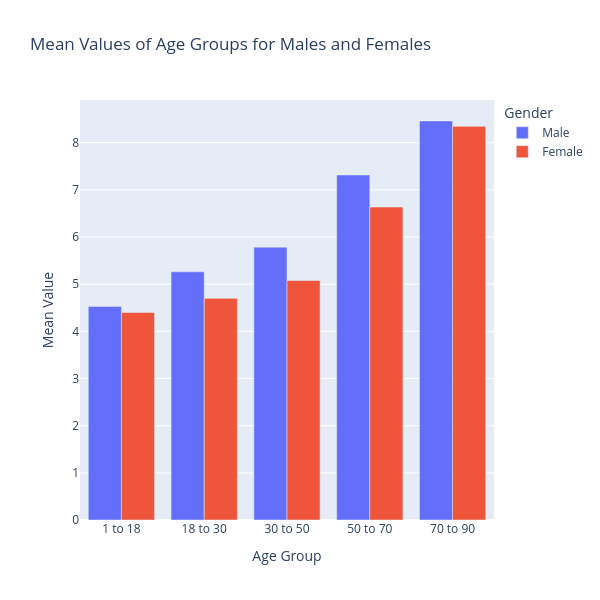

The notebook cell this image was saved under:
### Markdown cell above
## Mean values of length of stay for Males and Females

### Code cell
mean_values_male = df_male[['1 to 18', '18 to 30', '30 to 50', '50 to 70', '70 to 90']].mean()
mean_values_female = df_female[['1 to 18', '18 to 30', '30 to 50', '50 to 70', '70 to 90']].mean()
mean_df_male = pd.DataFrame({'Age Group': mean_values_male.index, 'Mean Value': mean_values_male.values, 'Gender': 'Male'})
mean_df_female = pd.DataFrame({'Age Group': mean_values_female.index, 'Mean Value': mean_values_female.values, 'Gender': 'Female'})
mean_df_combined = pd.concat([mean_df_male, mean_df_female], ignore_index=True)

fig = px.bar(mean_df_combined, x='Age Group', y='Mean Value', color='Gender', barmode='group',
             title='Mean Values of Age Groups for Males and Females',
             labels={'Mean Value': 'Mean Value', 'Age Group': 'Age Group', 'Gender': 'Gender'})

fig.update_layout(width=600,height=600)
fig.show()

### Figure 1 — Plotly figure (JSON) as saved in the notebook; plotly's stock layout.template omitted (floating-point values rounded to 4 significant figures)
{"data": [{"alignmentgroup": "True", "hovertemplate": "Gender=Male<br>Age Group=%{x}<br>Mean Value=%{y}<extra></extra>", "legendgroup": "Male", "marker": {"color": "#636efa", "pattern": {"shape": ""}}, "name": "Male", "offsetgroup": "Male", "orientation": "v", "showlegend": true, "textposition": "auto", "type": "bar", "x": ["1 to 18", "18 to 30", "30 to 50", "50 to 70", "70 to 90"], "xaxis": "x", "y": [4.527, 5.263, 5.785, 7.315, 8.46], "yaxis": "y"}, {"alignmentgroup": "True", "hovertemplate": "Gender=Female<br>Age Group=%{x}<br>Mean Value=%{y}<extra></extra>", "legendgroup": "Female", "marker": {"color": "#EF553B", "pattern": {"shape": ""}}, "name": "Female", "offsetgroup": "Female", "orientation": "v", "showlegend": true, "textposition": "auto", "type": "bar", "x": ["1 to 18", "18 to 30", "30 to 50", "50 to 70", "70 to 90"], "xaxis": "x", "y": [4.399, 4.7, 5.077, 6.634, 8.347], "yaxis": "y"}], "layout": {"barmode": "group", "height": 600, "legend": {"title": {"text": "Gender"}, "tracegroupgap": 0}, "title": {"text": "Mean Values of Age Groups for Males and Females"}, "width": 600, "xaxis": {"anchor": "y", "domain": [0, 1], "title": {"text": "Age Group"}}, "yaxis": {"anchor": "x", "domain": [0, 1], "title": {"text": "Mean Value"}}}}
